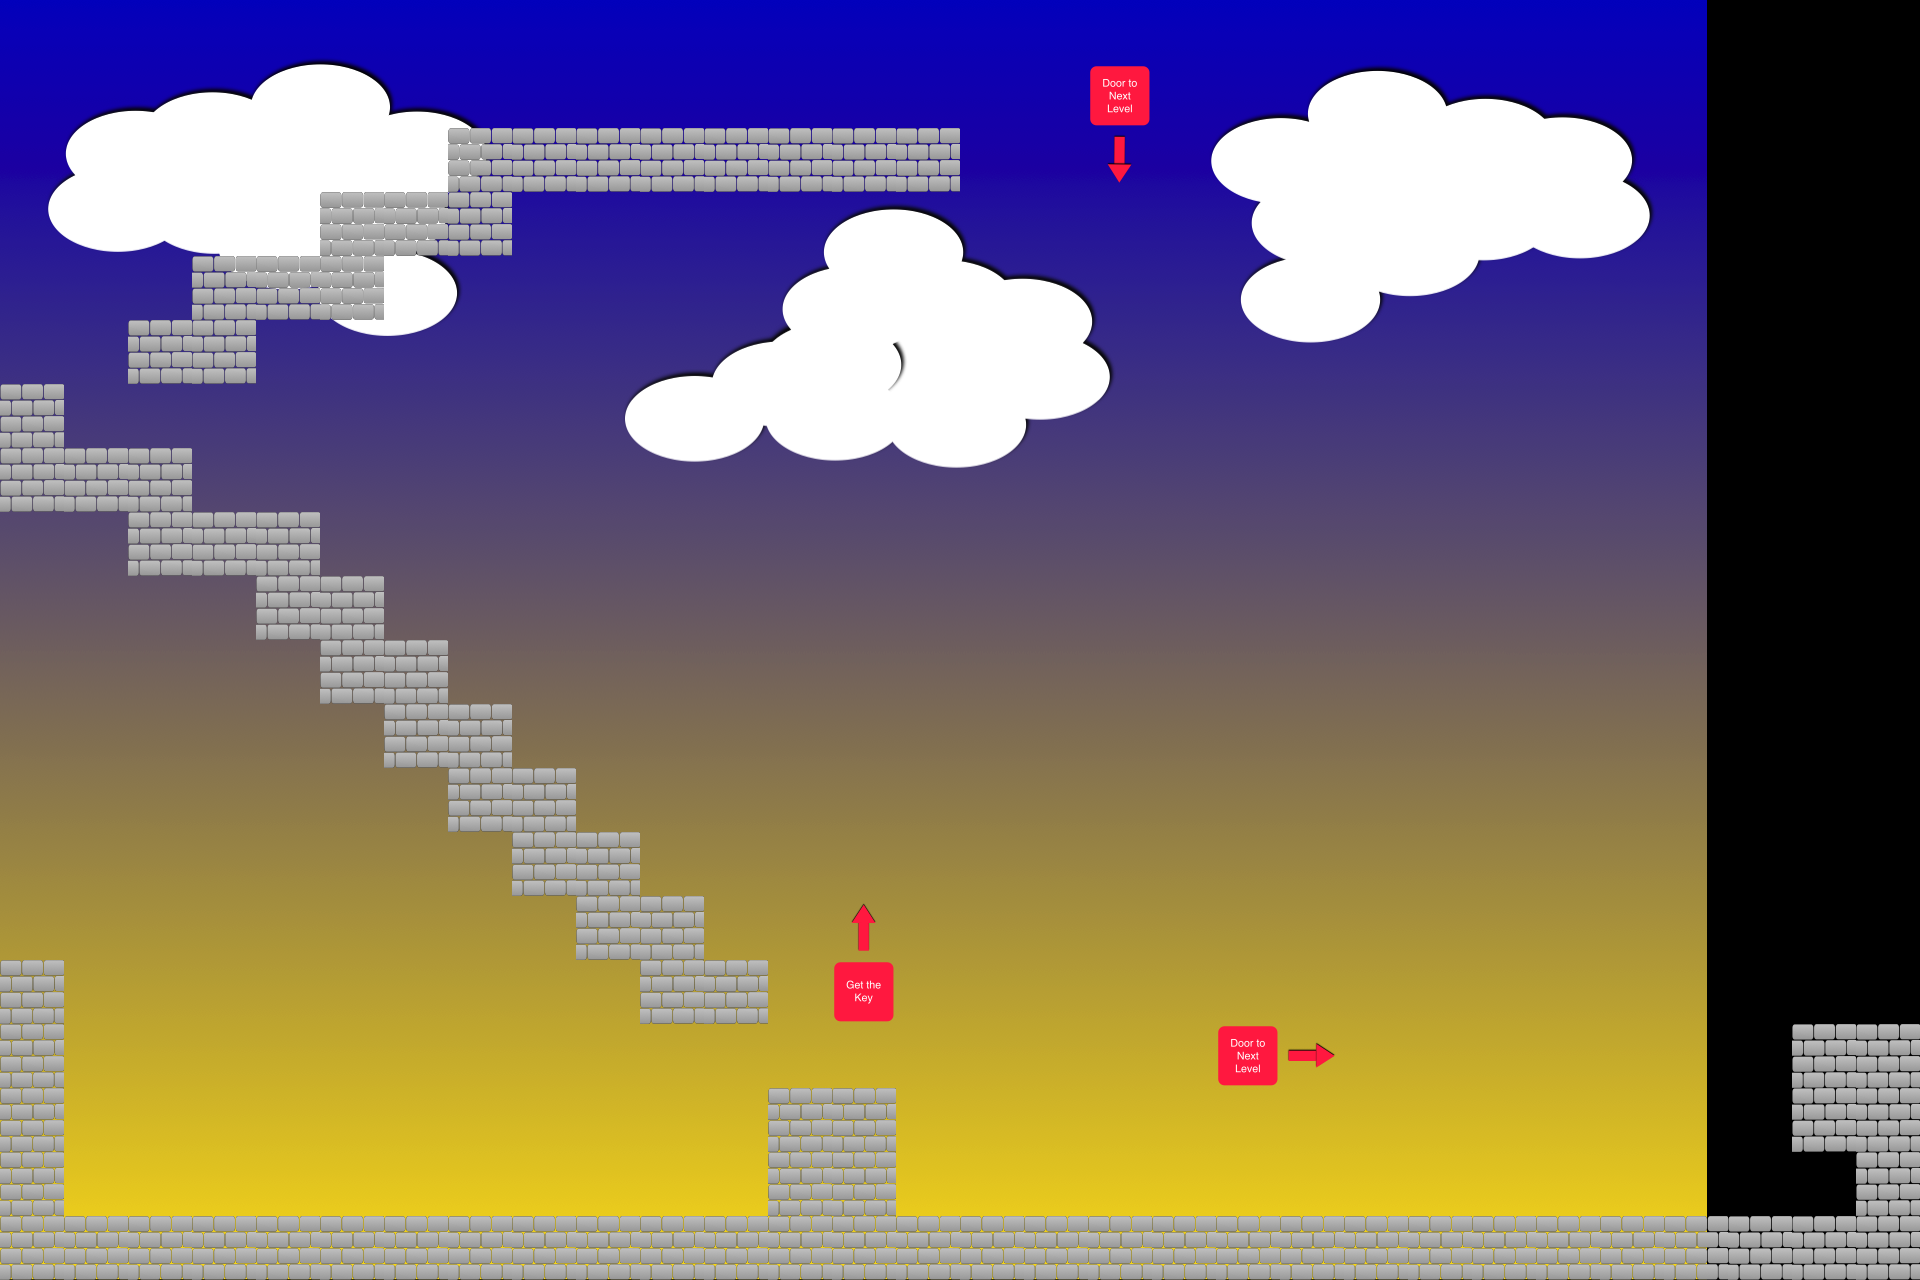

Tiled map render using the project's own tile images. Description and the map definition, with tile-layer contents summarised, below:
An orthogonal 30x20 tile map with 64x64 px tiles, 1 tile layer (Tile Layer 1), 6 tilesets, 1 image layer and 33 objects (5x Enemy, Key, Door, Player).

<map version="1.9" tiledversion="1.9.0" orientation="orthogonal" renderorder="right-down" width="30" height="20" tilewidth="64" tileheight="64" infinite="0" nextlayerid="5" nextobjectid="47">
 <tileset firstgid="1" source="spritesheet.tsx" />
 <tileset firstgid="7" source="punky_64.tsx" />
 <tileset firstgid="10" name="sky1" tilewidth="1" tileheight="1" tilecount="0" columns="0" />
 <tileset firstgid="10" name="sky1" tilewidth="1" tileheight="1" tilecount="0" columns="0" />
 <tileset firstgid="10" name="sky2" tilewidth="1" tileheight="1" tilecount="0" columns="0" />
 <tileset firstgid="10" name="directions_sprite" tilewidth="64" tileheight="64" tilecount="9" columns="3">
  <image source="../images/directions_sprite.png" width="192" height="192" />
 </tileset>
 <imagelayer id="4" name="BackgroundLayer" class="bkg" repeatx="1">
  <image source="../images/sky2.png" width="1707" height="1280" />
 </imagelayer>
 <layer id="1" name="Tile Layer 1" width="30" height="20">
  <data>[600 cells, 86 non-empty, 6 distinct tile ids]</data>
 </layer>
 <objectgroup id="2" name="PlatformsLayer">
  <object id="1" x="0" y="960" width="64" height="320" />
  <object id="2" x="0" y="1216" width="1920" height="64" />
  <object id="3" x="768" y="1088" width="128" height="192" />
  <object id="4" x="1792" y="1024" width="128" height="128" />
  <object id="9" x="448" y="128" width="512" height="64" />
  <object id="10" x="320" y="192" width="192" height="64" />
  <object id="11" x="192" y="256" width="192" height="64" />
  <object id="12" x="128" y="320" width="128" height="64" />
  <object id="13" x="0" y="384" width="64" height="128" />
  <object id="14" x="64" y="448" width="128" height="64" />
  <object id="15" x="128" y="512" width="192" height="64" />
  <object id="16" x="256" y="576" width="128" height="64" />
  <object id="17" x="320" y="640" width="128" height="64" />
  <object id="18" x="384" y="704" width="128" height="64" />
  <object id="19" x="448" y="768" width="128" height="64" />
  <object id="20" x="512" y="832" width="128" height="64" />
  <object id="21" x="576" y="896" width="128" height="64" />
  <object id="22" x="640" y="960" width="128" height="64" />
  <object id="23" x="1856" y="1152" width="64" height="128" />
  <object id="24" x="1536" y="960" />
 </objectgroup>
 <objectgroup id="3" name="SpawnLayer">
  <object id="6" name="Key" gid="2" x="896" y="128" width="64" height="64" />
  <object id="7" name="Door" gid="5" x="1792" y="1216" width="64" height="64">
   <properties>
    <property name="NextLevel" value="level2.tmx" />
   </properties>
  </object>
  <object id="35" name="Player" gid="7" x="128" y="1216" width="64" height="64" />
  <object id="37" name="Enemy" gid="4" x="1408" y="1216" width="64" height="64">
   <properties>
    <property name="Target" type="object" value="42" />
   </properties>
  </object>
  <object id="38" name="Enemy" gid="4" x="1152" y="1216" width="64" height="64">
   <properties>
    <property name="Target" type="object" value="43" />
   </properties>
  </object>
  <object id="39" name="Enemy" gid="4" x="832" y="128" width="64" height="64">
   <properties>
    <property name="Target" type="object" value="45" />
   </properties>
  </object>
  <object id="40" name="Enemy" gid="4" x="512" y="1216" width="64" height="64">
   <properties>
    <property name="Taget" type="object" value="44" />
   </properties>
  </object>
  <object id="41" name="Enemy" gid="4" x="256" y="256" width="64" height="64">
   <properties>
    <property name="Target" type="object" value="46" />
   </properties>
  </object>
  <object id="42" x="896" y="1152">
   <point />
  </object>
  <object id="43" x="1728" y="1152">
   <point />
  </object>
  <object id="44" x="320" y="1152">
   <point />
  </object>
  <object id="45" x="448" y="64">
   <point />
  </object>
  <object id="46" x="192" y="192">
   <point />
  </object>
 </objectgroup>
</map>
